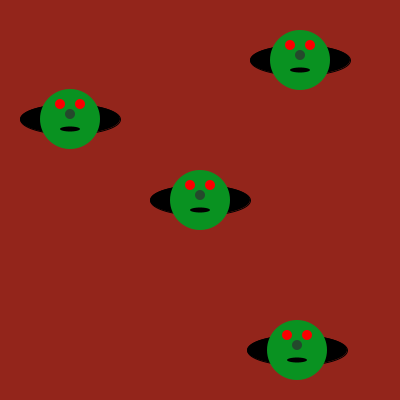
Frame 1 (no input)
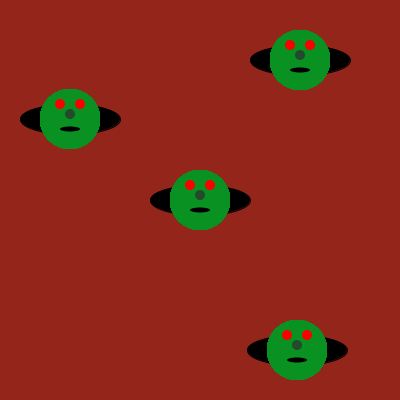
Frame 60 (the mouse pressed at the canvas centre just before this capture)
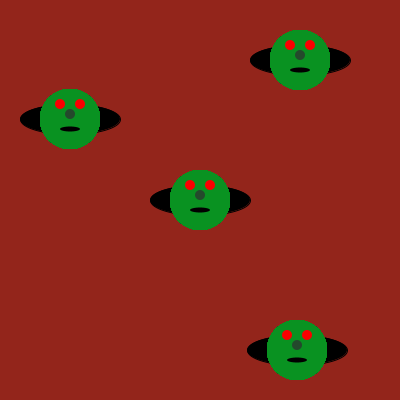
Frame 120 (the mouse held since frame 60 and released just before this capture)

The Processing sketch that drew these frames (run headless with seeded random() and noise(); from frame 60 on, the mouse is pressed at the canvas centre):

// Processing sketch: Moles_in_Holes
// ── Moles_in_Holes.pde
void setup(){
size(400, 400);
     background(147,37,27); // red grass
     fill(0, 0, 0);
     ellipse(200, 200, 100, 30); // holes!
     ellipse(70, 119, 100, 30);
     ellipse(300, 60, 100, 30);
     ellipse(297, 350, 100, 30);  
}

void draw(){
 drawMole(200,200); 
 drawMole(70,119);
 drawMole(300,60);
 drawMole(297,350);
}

void drawMole(int moleX, int moleY) {
     noStroke();
     fill(9, 146, 33);
     ellipse(moleX, moleY, 60, 60); // face
     fill(9, 146, 33);
     ellipse(moleX, moleY+10, 33, 28); 
     fill(250, 0, 0);
     ellipse(moleX-10, moleY-15, 10, 10); // eyes
     ellipse(moleX+10, moleY-15, 10, 10);
     fill(36,73,44);
     ellipse(moleX, moleY-5, 10, 10); // nose
     fill(0,0,0);
     ellipse(moleX, moleY+10, 20, 5); // mouth
}   
